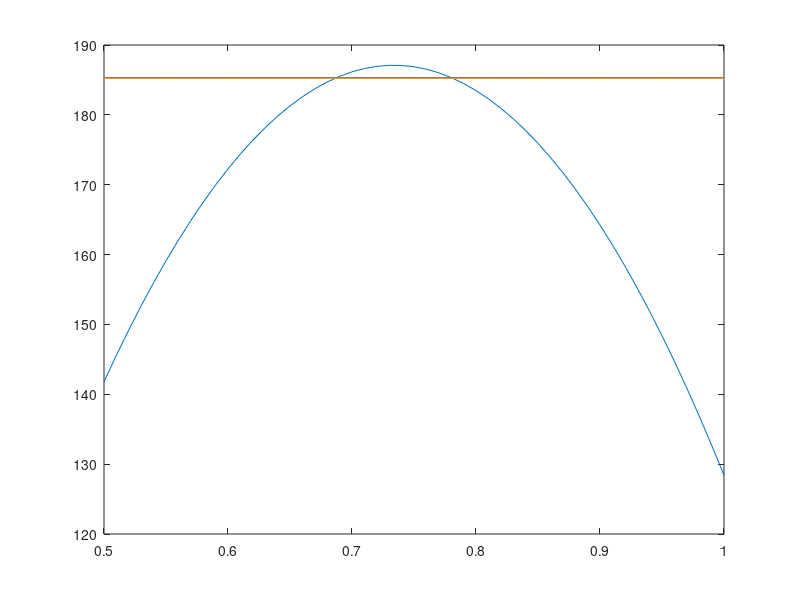

This chart was generated by the following MATLAB code: (Note: this script raises an error after producing the figure.)
clc; clear all;close all;
Vsound=574;

%% Cost index
usd_per_kg = 0.95;  % $/Kg
usd_per_min = 13.4; % 13.4 $/min
cost_index = usd_per_min/ usd_per_kg; %Kg/min

%% Mileage_per_1000 kg
a= -0.8286*1e3;
b= 1.2161*1e3;
c= -0.2591*1e3;

Vmrc=-b/(2*a);
MP1000mrc=a*Vmrc^2+b*Vmrc+c;
MP1000lrc=0.99*MP1000mrc;
% MP1000lrc = a*Vmrc^2+b*Vmrc+c
c_lrc=c-MP1000lrc;
Vlrc= (-b-sqrt(b^2-4*a*c_lrc))/(2*a);

M=[0.5:.01:1];
MP1000=a.*M.^2+b.*M+c;


%% Fuel consumption (burned)
a2= 2.9695*1e4;
b2= -4.3450*1e4;
c2= 2.1216*1e4;

fuel_cost=(a2.*M.^2+b2.*M+c2) * usd_per_kg;
T=1000./(M*Vsound) * 60;

time_cost= T * usd_per_min;

total_cost=fuel_cost+time_cost;

ii_econ=1;
for i=1:length(M)
    if total_cost(i)<total_cost(ii_econ)
        ii_econ=i;
    end
end

Vecon=M(ii_econ);

%% Print results
plot(M,MP1000,M,0.99*MP1000mrc*ones(length(M))); hold on;
plot(Vmrc, MP1000mrc,'rX', Vlrc, MP1000lrc,'bX');
figure;
plot(M,fuel_cost,M,time_cost,M,total_cost); hold on;
legend('Fuel cost', 'Time cost', 'Total cost');
plot(M(ii_econ),total_cost(ii_econ),'kO');

fprintf('Fuel_cost=%g $/kg, Time_cost=%g $/min, CI=%g Kg/min\n',usd_per_kg,usd_per_min,cost_index);
fprintf('Vecon=%g M, Vmrc=%g M, Vlrc=%g M\n',Vecon,Vmrc,Vlrc);
fprintf('Vecon=%g kts, Vmrc=%g kts, Vlrc=%g kts\n',Vecon*Vsound,Vmrc*Vsound,Vlrc*Vsound);
